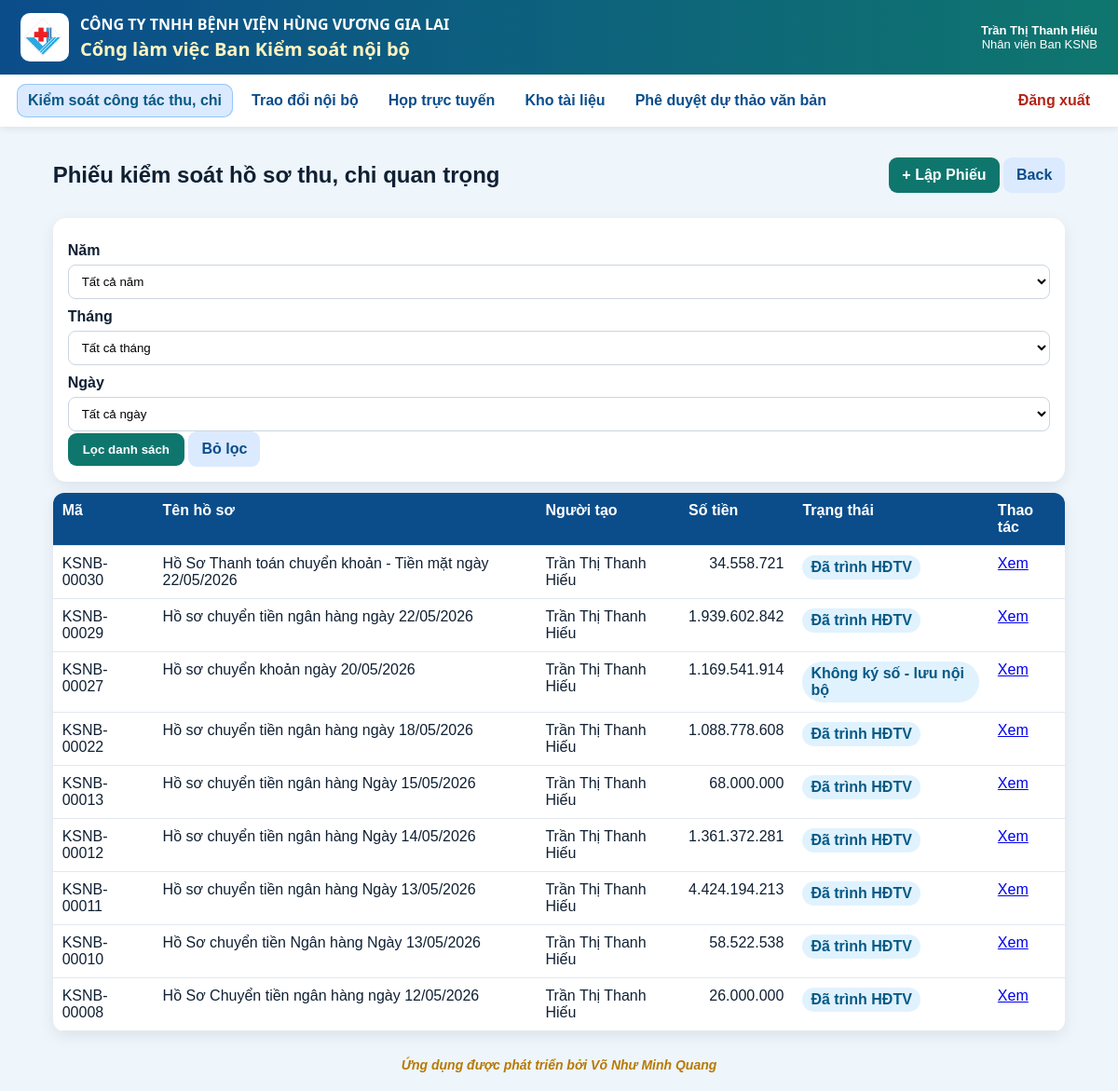
The page /vouchers (signed in) on the database as committed earlier.
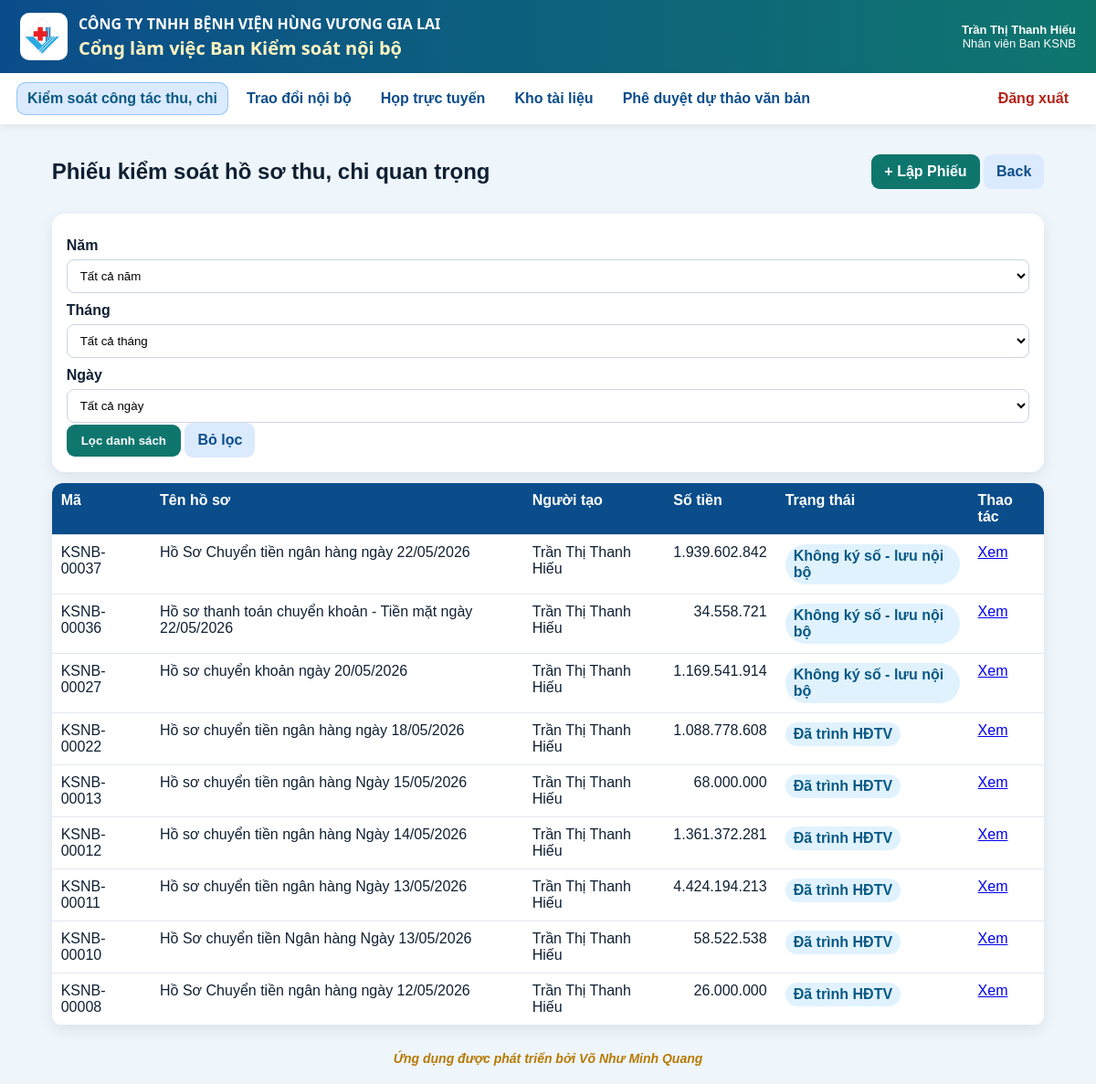
The same page on the database as committed later.
### tables this page shows
CREATE TABLE vouchers (
                id INTEGER PRIMARY KEY AUTOINCREMENT,
                code TEXT UNIQUE,
                title TEXT NOT NULL,
                hồ_so_type TEXT NOT NULL,
                total_amount REAL DEFAULT 0,
                submitting_unit TEXT,
                sender_name TEXT,
                received_at TEXT,
                approval_target TEXT,
                route_mode TEXT NOT NULL,
                status TEXT NOT NULL DEFAULT 'DRAFT',
                section_iv_result TEXT,
                section_iv_note TEXT,
                section_v_text TEXT,
                section_vi_text TEXT,
                created_by INTEGER NOT NULL,
                current_handler INTEGER,
                created_at TEXT NOT NULL DEFAULT CURRENT_TIMESTAMP,
                updated_at TEXT NOT NULL DEFAULT CURRENT_TIMESTAMP,
                submitted_at TEXT,
                submitted_to_board_at TEXT,
                board_saved_at TEXT,
                FOREIGN KEY(created_by) REFERENCES users(id),
                FOREIGN KEY(current_handler) REFERENCES users(id)
            );

### app/models.py (models this page shows)
class Users(Base):
    __tablename__ = "users"
    id = Column(Integer, primary_key=True)
    username = Column(String, unique=True, nullable=False, index=True)
    full_name = Column(String, nullable=False)
    password_hash = Column(String, nullable=False)
    unit_code = Column(String, nullable=False, default="THANH_VIEN_TRUNG_TAP")
    role_code = Column(String, nullable=False, default="THANH_VIEN_TRUNG_TAP")
    position_title = Column(String, nullable=False, default="Thành viên trưng tập")
    is_active = Column(Integer, nullable=False, default=1)
    created_at = Column(String, nullable=False)
    status = column_property(
        case(
            (is_active == 1, "ACTIVE"),
            else_="LOCKED",
        )
    )

### app/routers/vouchers.py (the view)
@router.get("")
def voucher_list(request: Request):
    denied = require_login(request)
    if denied:
        return denied
    user = request.state.user
    selected_year = str(request.query_params.get("year") or "").strip()
    selected_month = str(request.query_params.get("month") or "").strip()
    selected_day = str(request.query_params.get("day") or "").strip()
    where_parts = ["1=1"]
    params: list = []
    if user["role_code"] in KSNB_ROLES:
        where_parts.append(
            "(v.created_by = ? OR v.status IN ('SUBMITTED_TO_HEAD','HEAD_APPROVED','SUBMITTED_TO_BOARD','BOARD_VIEWED','BOARD_SAVED','NO_SIGNATURE_INTERNAL'))"
        )
        params.append(user["id"])
    elif user["role_code"] in BOARD_ROLES:
        where_parts.append("v.status IN ('SUBMITTED_TO_BOARD','BOARD_VIEWED','BOARD_SAVED')")
    elif user["role_code"] != ROLE_ADMIN:
        where_parts.append("0=1")
    if selected_year:
        where_parts.append("strftime('%Y', v.created_at) = ?")
        params.append(selected_year)
    if selected_month:
        where_parts.append("strftime('%m', v.created_at) = ?")
        params.append(selected_month.zfill(2))
    if selected_day:
        where_parts.append("strftime('%d', v.created_at) = ?")
        params.append(selected_day.zfill(2))
    where = " AND ".join(where_parts)
    with get_conn() as conn:
        years = conn.execute(
            """
            SELECT DISTINCT strftime('%Y', created_at) AS year
            FROM vouchers
            WHERE created_at IS NOT NULL
            ORDER BY year DESC
            """
        ).fetchall()
        rows = conn.execute(
            f"""
            SELECT v.*, u.full_name AS creator_name
            FROM vouchers v
            JOIN users u ON u.id = v.created_by
            WHERE {where}
            ORDER BY v.id DESC
            """,
            params,
        ).fetchall()
    admin_seen_voucher_ids: set[int] = set()
    if user["role_code"] == ROLE_ADMIN:
        with get_conn() as conn:
            seen_rows = conn.execute(
                """
                SELECT voucher_id
                FROM voucher_routes
                WHERE action = 'ADMIN_XEM_PHIEU'
                  AND from_user_id = ?
                """,
                (user["id"],),
            ).fetchall()
        admin_seen_voucher_ids = {int(row["voucher_id"]) for row in seen_rows}
    voucher_rows = []
    for row in rows:
        item = dict(row)
        item["is_new_for_current_user"] = False
        if (
            user["role_code"] == ROLE_ADMIN
            and item["status"] in ("SUBMITTED_TO_HEAD", "SUBMITTED_TO_BOARD")
            and int(item["id"]) not in admin_seen_voucher_ids
        ):
            item["is_new_for_current_user"] = True
        elif user["role_code"] in HEAD_ROLES and item["status"] == "SUBMITTED_TO_HEAD" and item["current_handler"] == user["id"]:
            item["is_new_for_current_user"] = True
        elif user["role_code"] in BOARD_ROLES and item["status"] == "SUBMITTED_TO_BOARD" and (
            item["current_handler"] == user["id"] or item["current_handler"] is None
        ):
            item["is_new_for_current_user"] = True
        voucher_rows.append(item)
    voucher_new_count = sum(1 for item in voucher_rows if item["is_new_for_current_user"])
    months = [f"{i:02d}" for i in range(1, 13)]
    days = [f"{i:02d}" for i in range(1, 32)]
    return templates.TemplateResponse(
        "voucher_list.html",
        {
            "request": request,
            "vouchers": voucher_rows,
            "user": user,
            "status_labels": STATUS_LABELS,
            "years": years,
            "months": months,
            "days": days,
            "selected_year": selected_year,
            "selected_month": selected_month.zfill(2) if selected_month else "",
            "selected_day": selected_day.zfill(2) if selected_day else "",
            "voucher_new_count": voucher_new_count,
        },
    )

### app/templates/voucher_list.html (shortened to what this page needs)
{% extends 'base.html' %}
{% block content %}
<div class="page-head">
  {% if user.role_code in ['TONG_GIAM_DOC','PHO_TGD_THUONG_TRUC','PHO_TONG_GIAM_DOC'] %}
  <h2>Danh sách Phiếu kiểm soát hồ sơ thu, chi quan trọng trình Hội đồng thành viên</h2>
  {% else %}
  <h2>Phiếu kiểm soát hồ sơ thu, chi quan trọng</h2>
  {% endif %}
  <div>
    {% if user.role_code in ['ADMIN','TRUONG_BAN_KSNB','PHO_TRUONG_BAN_KSNB','NHAN_VIEN_KSNB'] %}
    <a class="primary-link voucher-title-font" href="/vouchers/new">+ Lập Phiếu</a>
    {% endif %}
    <a class="secondary-link" href="javascript:history.back()">Back</a>
  </div>
</div>
<div class="panel">
  <form method="get" action="/vouchers" class="grid3">
    <div>
      <label>Năm</label>
      <select name="year">
        <option value="">Tất cả năm</option>
      </select>
    </div>
    <div>
      <label>Tháng</label>
      <select name="month">
        <option value="">Tất cả tháng</option>
      </select>
    </div>
    <div>
      <label>Ngày</label>
      <select name="day">
        <option value="">Tất cả ngày</option>
      </select>
    </div>
    <div style="grid-column:1/-1;">
      <button class="primary voucher-title-font" type="submit">Lọc danh sách</button>
      <a class="secondary-link voucher-title-font" href="/vouchers">Bỏ lọc</a>
    </div>
  </form>
</div>
<table class="table">
  <thead>
    <tr><th>Mã</th><th>Tên hồ sơ</th><th>Người tạo</th><th>Số tiền</th><th>Trạng thái</th><th>Thao tác</th></tr>
  </thead>
  <tbody>
  {% for v in vouchers %}
    <tr class="{% if v.is_new_for_current_user %}voucher-new-row{% endif %}">
      <td>
        {{ v.code }}
      </td>
      <td>{{ v.title }}</td>
      <td>{{ v.creator_name }}</td>
      <td class="num">{{ '{:,.0f}'.format(v.total_amount or 0).replace(',', '.') }}</td>
      <td>
        <span class="badge">{{ status_labels.get(v.status, v.status) }}</span>
      </td>
      <td>
        {% if user.role_code in ['TONG_GIAM_DOC','PHO_TGD_THUONG_TRUC','PHO_TONG_GIAM_DOC'] %}
        <a href="/vouchers/{{ v.id }}/print">Xem</a>
        {% else %}
        <a href="/vouchers/{{ v.id }}">Xem</a>
        {% endif %}
      </td>
    </tr>
  {% else %}
    <tr><td colspan="6" class="empty">Chưa có Phiếu.</td></tr>
  {% endfor %}
  </tbody>
</table>
{% endblock %}

Rows that differ between the two databases and show on the page:
removed vouchers: code "KSNB-00030", title "Hồ Sơ Thanh toán chuyển khoản - Tiền mặt ngày 22/05/2026", creator_name "Trần Thị Thanh Hiếu", total_amount "34.558.721", get "Đã trình HĐTV"
removed vouchers: code "KSNB-00029", title "Hồ sơ chuyển tiền ngân hàng ngày 22/05/2026", creator_name "Trần Thị Thanh Hiếu", total_amount "1.939.602.842", get "Đã trình HĐTV"
added vouchers: code "KSNB-00037", title "Hồ Sơ Chuyển tiền ngân hàng ngày 22/05/2026", creator_name "Trần Thị Thanh Hiếu", total_amount "1.939.602.842", get "Không ký số - lưu nội bộ"
added vouchers: code "KSNB-00036", title "Hồ sơ thanh toán chuyển khoản - Tiền mặt ngày 22/05/2026", creator_name "Trần Thị Thanh Hiếu", total_amount "34.558.721", get "Không ký số - lưu nội bộ"
